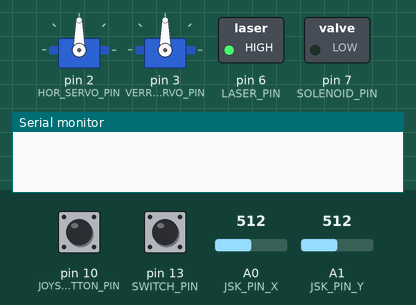
Simulated run of this sketch. Board: Arduino Uno, built with avr-gcc and run on an emulated ATmega328P. On the bench: 2 × servo, switched loads named in the sketch (green lamp = pin HIGH), the last lines printed to the serial monitor. Dashed ring = blinking. Inputs (shaded band) come from the test bench; at power-on: A0 (JSK_PIN_X) = 512, pin 10 (JOYSTICK_BUTTON_PIN) HIGH, pin 13 (SWITCH_PIN) LOW, A1 (JSK_PIN_Y) = 512. Pins used as bus, display or sensor lines are not drawn.

Above: at 1.2 s.
1.3 s: A0 (JSK_PIN_X) set to 408
2.8 s: A0 (JSK_PIN_X) set to 389
At 3.16 s:
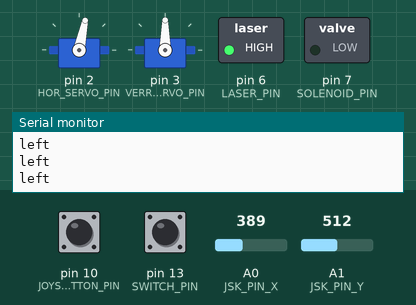
5.8 s: pin 10 (JOYSTICK_BUTTON_PIN) pulled LOW for 3.2 s
At 9.1 s:
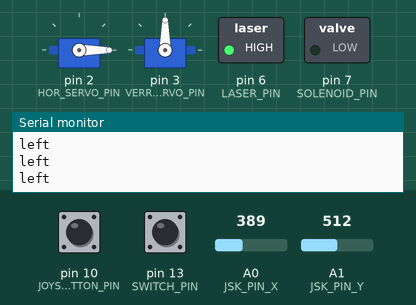
10.5 s: A0 (JSK_PIN_X) set to 785
12.0 s: A0 (JSK_PIN_X) set to 815
At 12.68 s:
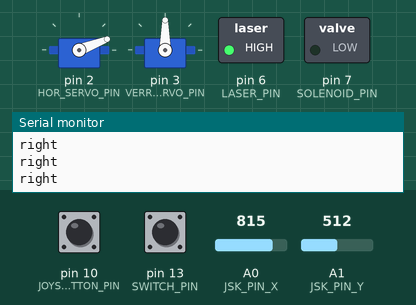
15.0 s: pin 10 (JOYSTICK_BUTTON_PIN) pulled LOW for 0.15 s
At 15.4 s:
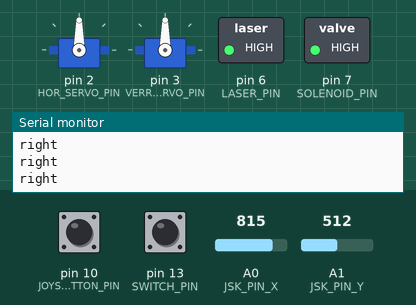
Timing chart, 0 to 19.0 s (numbered marks = the images above; inputs shaded):
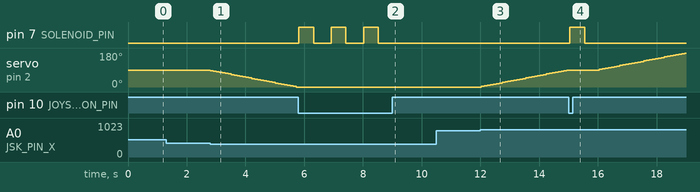

The sketch:

finel_ard.ino
```cpp
#include<Servo.h>
#include<math.h>

Servo ver_serv;
Servo hor_serv;

// arduino pins
#define HOR_SERVO_PIN 2
#define VERR_SERVO_PIN 3
#define LASER_PIN 6
#define SOLENOID_PIN 7
#define SWITCH_PIN 13
#define BUTTON_PIN 12
#define JOYSTICK_BUTTON_PIN 10
#define JSK_PIN_X A0
#define JSK_PIN_Y A1

#define DC_1_1 9
#define DC_1_2 8
#define DC_2_1 4
#define DC_2_2 5

#define BASE_ANGLE_HOR 90
#define BASE_ANGLE_VER 90

#define ACCAPTED_ANGLES_DEVIATION 3 // the biggest deviation between the angles of the servos and the targets that is accaptable too shoot

// joystick info
#define NONE 0
#define UP 2
#define DOWN 1
#define RIGHT 2
#define LEFT 1

// joystick threshhold
#define LEFT_THRESHOLD  400
#define RIGHT_THRESHOLD 800
#define UP_THRESHOLD    400
#define DOWN_THRESHOLD  800

struct complexNumber {
  unsigned int x;
  unsigned int y;
};

typedef struct complexNumber complexN;

complexN extractAngles(String angles);
complexN getJoystickInfo();
complexN reciveAngles();
bool checkCurrAngles();
void shoot();

int hor_angle = BASE_ANGLE_HOR;
int ver_angle = BASE_ANGLE_VER;
bool targetFlag = false; // if there is a target in the cannon sight

///function returns the diraction of the joystick
complexN getJoystickInfo()
{
  complexN res = {0,0};

  // get analog info from the joystick
  int x = analogRead(JSK_PIN_X);
  int y = analogRead(JSK_PIN_Y);

  // convert analog info to diractions
  if (x > RIGHT_THRESHOLD)
    res.x = RIGHT;
  else if (x < LEFT_THRESHOLD)
    res.x = LEFT;

  if (y < UP_THRESHOLD)
    res.y = UP;
  else if (y > DOWN_THRESHOLD)
    res.y = DOWN;

  return res;
}

void shoot()
{
  digitalWrite(SOLENOID_PIN, HIGH);
  delay(500);
  digitalWrite(SOLENOID_PIN, LOW);
  delay(500);
}

//function get the info from the rp and returns the angles to the target
complexN reciveAngles()
{
  String res = "";

  // read the rp info from the serial
  for(int i = Serial.available(); i > 0; i--) {
     res += Serial.read();
  }

  // if there is no target in sight
  if(res == "") {
    targetFlag = false;
    return {hor_angle, ver_angle}; // return the current angles
  }

  targetFlag = true;
  return extractAngles(res);
}

// function converts the data (as string) to angles (two int numbers)
complexN extractAngles(String angles)
{
  complexN anglesN = {0,0};

  // get the strings of the angles (for example '34' and '170')
  String first = angles.substring(0,angles.indexOf(','));
  String second = angles.substring(angles.indexOf(',') + 1);

  // convert the strings to int
  anglesN.x = (int)(first.toFloat());
  anglesN.y = (int)(second.toFloat());
  return anglesN;
}

// function checks if the current angles of the servos are close enough to the wanted angles (the angles of the target)
bool checkCurrAngles()
{
  int hor_serv_angle = hor_serv.read();
  int ver_serv_angle = ver_serv.read();

  return (abs(hor_serv_angle - hor_angle) < ACCAPTED_ANGLES_DEVIATION &&
                abs(ver_serv_angle - ver_angle) < ACCAPTED_ANGLES_DEVIATION);
}

void setup() {
  hor_serv.attach(HOR_SERVO_PIN);
  ver_serv.attach(VERR_SERVO_PIN);

  // defining the pins mode
  pinMode(LASER_PIN, OUTPUT);
  pinMode(SOLENOID_PIN, OUTPUT);
  pinMode(SWITCH_PIN, INPUT);
  pinMode(BUTTON_PIN, INPUT);
  pinMode(JOYSTICK_BUTTON_PIN, INPUT);

  pinMode(DC_1_1, OUTPUT);
  pinMode(DC_1_2, OUTPUT);
  pinMode(DC_2_1, OUTPUT);
  pinMode(DC_2_2, OUTPUT);

  digitalWrite(DC_1_2, HIGH);
  digitalWrite(DC_1_1, LOW);

  digitalWrite(DC_2_1, LOW);
  digitalWrite(DC_2_2, HIGH);

  Serial.begin(9600);
  digitalWrite(LASER_PIN, HIGH); // turn on laser
}


void loop() {
  if(digitalRead(SWITCH_PIN) == HIGH) { // if cannon is on automatic mode
    Serial.println("auto");
    if(targetFlag && checkCurrAngles()) // the angle of the servo and the destanation are close enough and there is a target in sight
      shoot();

    // update the destanation angles
    complexN angles = reciveAngles();
    hor_angle = angles.x;
    ver_angle = angles.y;

    hor_serv.write(hor_angle); // TODO: check if the write function stops the servo
    ver_serv.write(ver_angle);
  }
  else // if the cannon is on hand-controll mode
  {
    if(digitalRead(JOYSTICK_BUTTON_PIN) == LOW){ // if shooting button is pressed
      shoot();
    }
    complexN joystick_res = getJoystickInfo(); // read the joystick diractions

    // move the cannon according to the joystick diractions
    String log = "";
    switch(joystick_res.x) {
      case LEFT:
        hor_serv.write(hor_serv.read() - 3);
        log += "left ";
        break;
      case RIGHT:
        hor_serv.write(hor_serv.read() + 3);
        log += "right ";
        break;
      case NONE:
        break;
    }

    switch(joystick_res.y) {
      case UP:
        hor_serv.write(hor_serv.read() + 3);
        log += "up ";
        break;
      case DOWN:
        hor_serv.write(hor_serv.read() - 3);
        log += "down ";
        break;
      case NONE:
        break;
    }
    Serial.println(log);
  }

  delay(100);

}
```

Measured:
- the behaviour switches between 400 and 399 on A0 (JSK_PIN_X) (found by bisection; images 0 and 1)
- the behaviour switches between 800 and 801 on A0 (JSK_PIN_X) (found by bisection; images 2 and 3)
- after the input at 1.3 s, every drawn part: stays the same
- after the input at 2.8 s, servo on pin 2 (HOR_SERVO_PIN): moves from 90° to 0° over 2.9 s, starting at once
- after the input at 5.8 s, pin 7 (SOLENOID_PIN): alternates HIGH for 0.50 s and LOW for 0.60 s, 6 changes in all, then stays LOW, starting at once
- after the input at 10.5 s, every drawn part: stays the same
- after the input at 12.0 s, servo on pin 2 (HOR_SERVO_PIN): moves from 0° to 90° over 2.9 s, starting at once
- after the input at 15.0 s, pin 7 (SOLENOID_PIN): LOW → HIGH after 0.05 s, → LOW 0.50 s later
